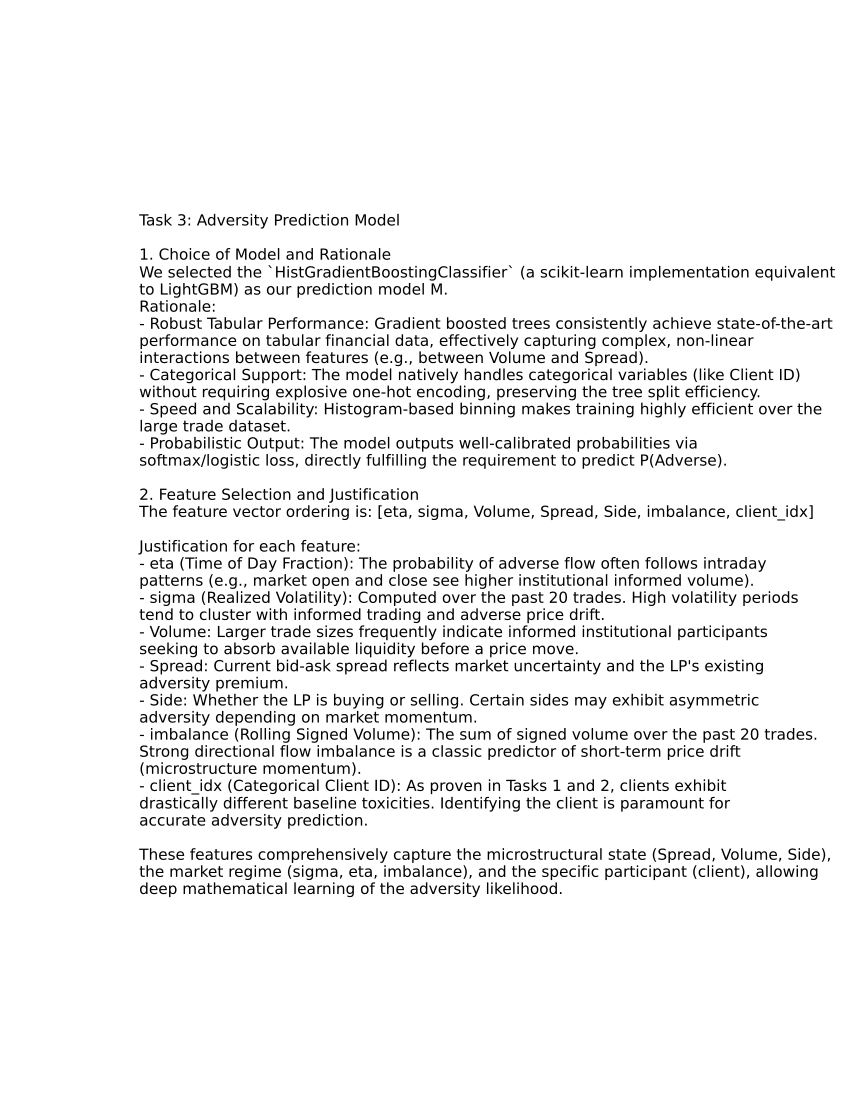

Source code (Python):
import matplotlib.pyplot as plt
from matplotlib.backends.backend_pdf import PdfPages
import textwrap

fig, ax = plt.subplots(figsize=(8.5, 11))

text = """
Task 3: Adversity Prediction Model

1. Choice of Model and Rationale
We selected the `HistGradientBoostingClassifier` (a scikit-learn implementation equivalent to LightGBM) as our prediction model M. 
Rationale:
- Robust Tabular Performance: Gradient boosted trees consistently achieve state-of-the-art performance on tabular financial data, effectively capturing complex, non-linear interactions between features (e.g., between Volume and Spread).
- Categorical Support: The model natively handles categorical variables (like Client ID) without requiring explosive one-hot encoding, preserving the tree split efficiency.
- Speed and Scalability: Histogram-based binning makes training highly efficient over the large trade dataset.
- Probabilistic Output: The model outputs well-calibrated probabilities via softmax/logistic loss, directly fulfilling the requirement to predict P(Adverse).

2. Feature Selection and Justification
The feature vector ordering is: [eta, sigma, Volume, Spread, Side, imbalance, client_idx]

Justification for each feature:
- eta (Time of Day Fraction): The probability of adverse flow often follows intraday patterns (e.g., market open and close see higher institutional informed volume).
- sigma (Realized Volatility): Computed over the past 20 trades. High volatility periods tend to cluster with informed trading and adverse price drift.
- Volume: Larger trade sizes frequently indicate informed institutional participants seeking to absorb available liquidity before a price move.
- Spread: Current bid-ask spread reflects market uncertainty and the LP's existing adversity premium.
- Side: Whether the LP is buying or selling. Certain sides may exhibit asymmetric adversity depending on market momentum.
- imbalance (Rolling Signed Volume): The sum of signed volume over the past 20 trades. Strong directional flow imbalance is a classic predictor of short-term price drift (microstructure momentum).
- client_idx (Categorical Client ID): As proven in Tasks 1 and 2, clients exhibit drastically different baseline toxicities. Identifying the client is paramount for accurate adversity prediction.

These features comprehensively capture the microstructural state (Spread, Volume, Side), the market regime (sigma, eta, imbalance), and the specific participant (client), allowing deep mathematical learning of the adversity likelihood.
"""

wrapped_lines = []
for line in text.split('\n'):
    if line.strip() == '':
        wrapped_lines.append('')
    else:
        wrapped_lines.append(textwrap.fill(line, width=90))

wrapped_text = '\n'.join(wrapped_lines)

ax.axis('off')
ax.text(0.05, 0.5, wrapped_text, fontsize=11, verticalalignment='center', fontfamily='sans-serif')

with PdfPages('task3_report.pdf') as pdf:
    pdf.savefig(fig)
